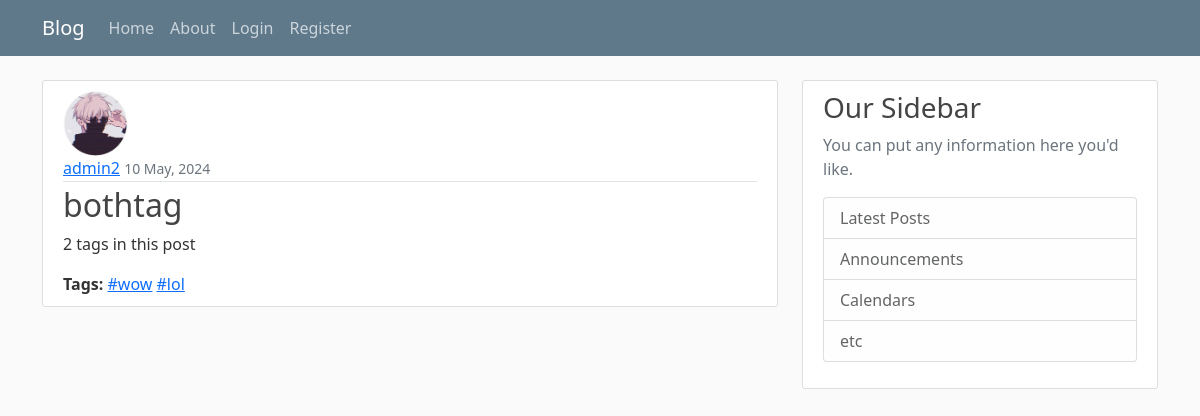
Screenshot of /blog/post/4/ with the database file from the repository.
### blog/models.py (models this page shows, shortened)
class Post(models.Model):
    title = models.CharField(max_length=100)
    content = models.TextField()
    date = models.DateTimeField(default=timezone.now)
    author = models.ForeignKey(User, on_delete=models.CASCADE)
    tags = models.ManyToManyField(Tag, blank=True)

class Tag(models.Model):
    name = models.CharField(max_length=50, unique=True)

### users/models.py (models this page shows, shortened)
class Profile(models.Model):
    user = models.OneToOneField(User, on_delete=models.CASCADE)
    image = models.ImageField(default='default.jpg', upload_to='profile_pics')

### blog/views.py (the view)
# urls.py: path('post/<int:pk>/', PostDetailView.as_view(), name='post-detail'),
class PostDetailView(DetailView):
    model = Post

### blog/templates/blog/post_detail.html
{% extends "blog/base.html" %}
{% block content %}
    <article class="media content-section">
        <img class="rounded-circle article-img" src="{{ object.author.profile.image.url }}">
        <div class="media-body">
            <div class="article-metadata">
                <a class="mr-2" href="#">{{ object.author }}</a>
                <small class="text-muted">{{ object.date|date:"d F, Y" }}</small>
            </div>
            <h2>{{ object.title }}</h2>
            <p class="article-content">{{ object.content }}</p>
            {% if object.tags.exists %}
            <div class="article-tags">
                <strong>Tags:</strong>
                {% for tag in object.tags.all %}
                    <a href="{% url 'search-tags' tag.name %}">#{{ tag.name }}</a>
                {% endfor %}
            </div>
            {% endif %}
        </div>
    </article>
{% endblock content %}

### blog/static/blog/main.css (style rules this page uses)
body { background: #fafafa; color: #333333; margin-top: 5rem; }
h1, h2, h3, h4, h5, h6 { color: #444444; }
.content-section { background: #ffffff; padding: 10px 20px; border: 1px solid #dddddd; border-radius: 3px; margin-bottom: 20px; }
.article-content { white-space: pre-line; }
.article-img { height: 65px; width: 65px; margin-right: 16px; }
.article-metadata { padding-bottom: 1px; margin-bottom: 4px; border-bottom: 1px solid #e3e3e3 }

### rows the page displays
Post: author.profile.image (placeholder picture), author "admin2", date "10 May, 2024", title "bothtag", content "2 tags in this post"
Tag: name "wow"
Tag: name "lol"
